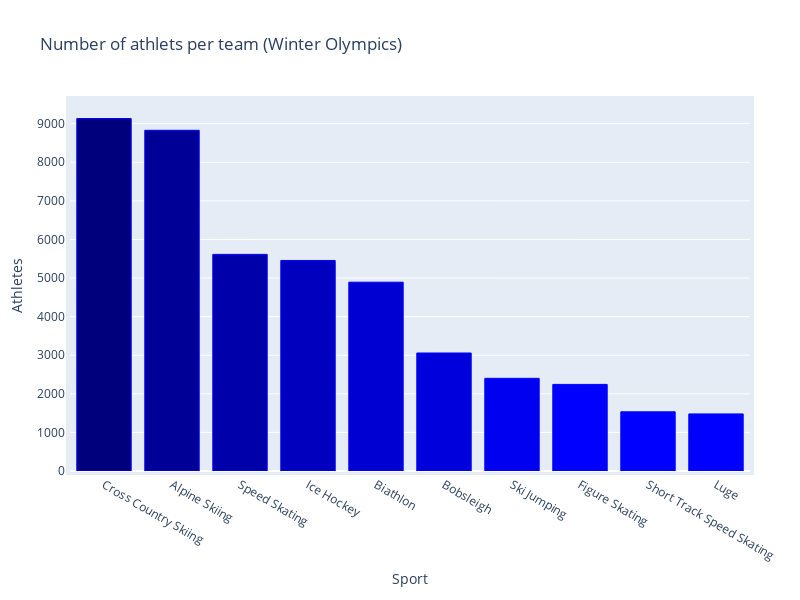

Notebook code cell kept with this figure:
### Markdown cell above
##### Top 10 sports with the highest number of athletes in Winter Olympics

### Code cell
df_S = df[df['Season']=='Winter']
df_S = df_S.sort_values(by='Athlets', ascending=False).head(10)
trace = go.Bar(x=df_S['Sport'], 
               y=df_S['Athlets'],
               hoverinfo='x+y', 
               textfont=dict(size=8),
               marker=dict(color=colors,
                           line=dict(color='Blue', width=1))
            )
data = [trace]
layout = dict(title = "Number of athlets per team (Winter Olympics)",
              xaxis=dict(title='Sport'),
              yaxis=dict(title='Athletes'),
              width=800,
              height=600,
              margin = dict(l = 50, r = 50, b = 100, t = 100, pad = 4)
             )
fig = dict(data=data,layout=layout)
iplot(fig, filename='styled_bar_chart')

### Figure 1 — Plotly figure (JSON) as saved in the notebook; plotly's stock layout.template omitted (floating-point values rounded to 4 significant figures)
{"data": [{"hoverinfo": "x+y", "marker": {"color": ["rgb(0, 0, 125)", "rgb(0, 0, 150)", "rgb(0, 0, 170)", "rgb(0, 0, 190)", "rgb(0, 0, 210)", "rgb(0, 0, 220)", "rgb(0, 0, 240)", "rgb(0, 0, 260)", "rgb(0, 0, 280)", "rgb(0, 0, 300)"], "line": {"color": "Blue", "width": 1}}, "textfont": {"size": 8}, "type": "bar", "x": ["Cross Country Skiing", "Alpine Skiing", "Speed Skating", "Ice Hockey", "Biathlon", "Bobsleigh", "Ski Jumping", "Figure Skating", "Short Track Speed Skating", "Luge"], "y": [9133, 8829, 5613, 5456, 4893, 3058, 2401, 2244, 1534, 1479]}], "layout": {"height": 600, "margin": {"b": 100, "l": 50, "pad": 4, "r": 50, "t": 100}, "title": {"text": "Number of athlets per team (Winter Olympics)"}, "width": 800, "xaxis": {"title": {"text": "Sport"}}, "yaxis": {"title": {"text": "Athletes"}}}}
